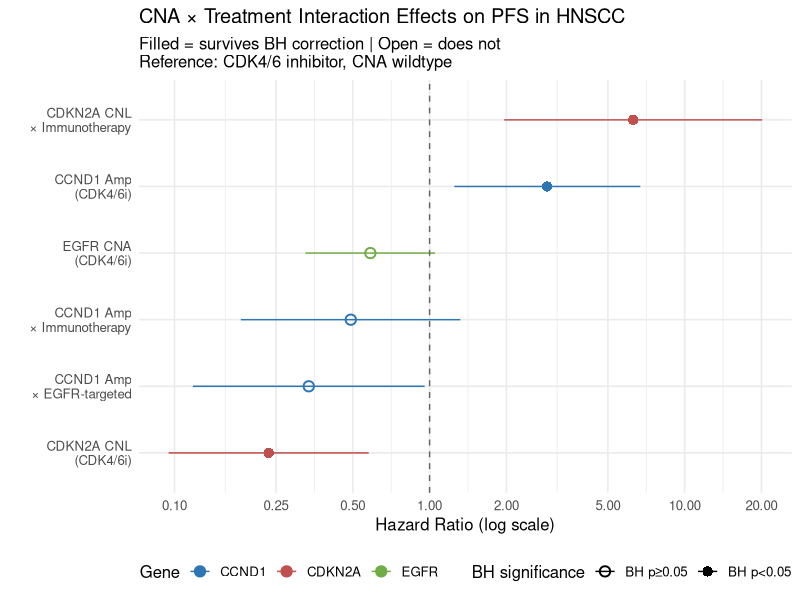
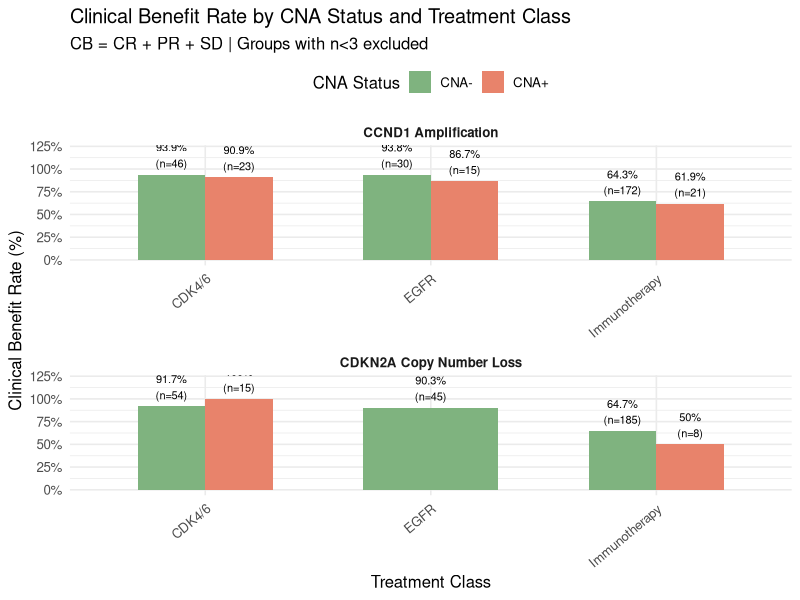
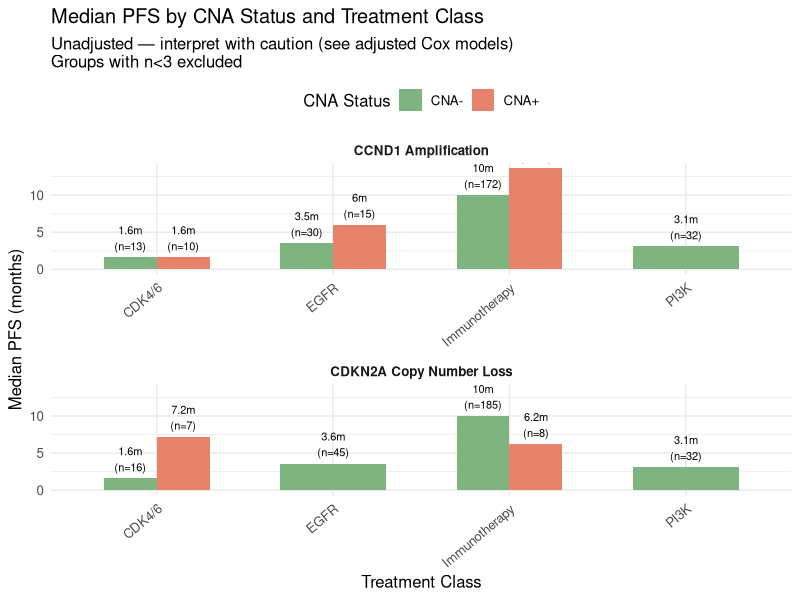
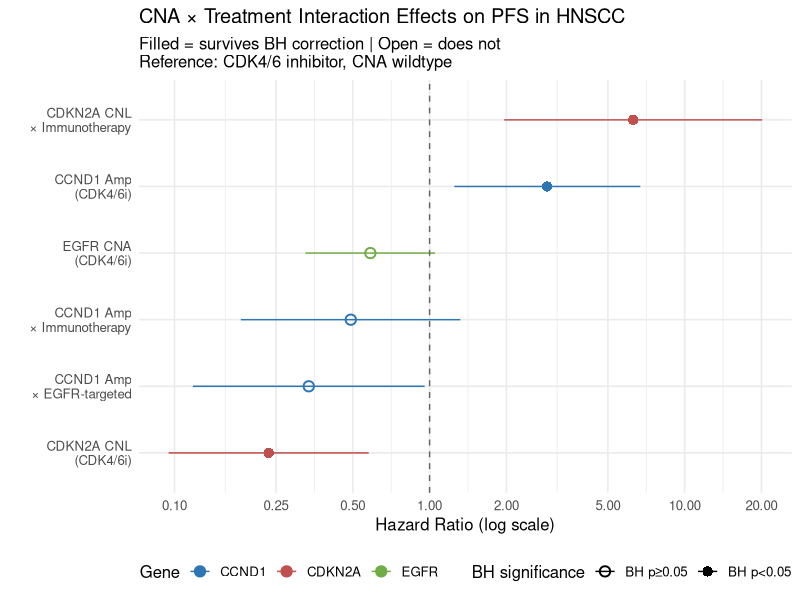
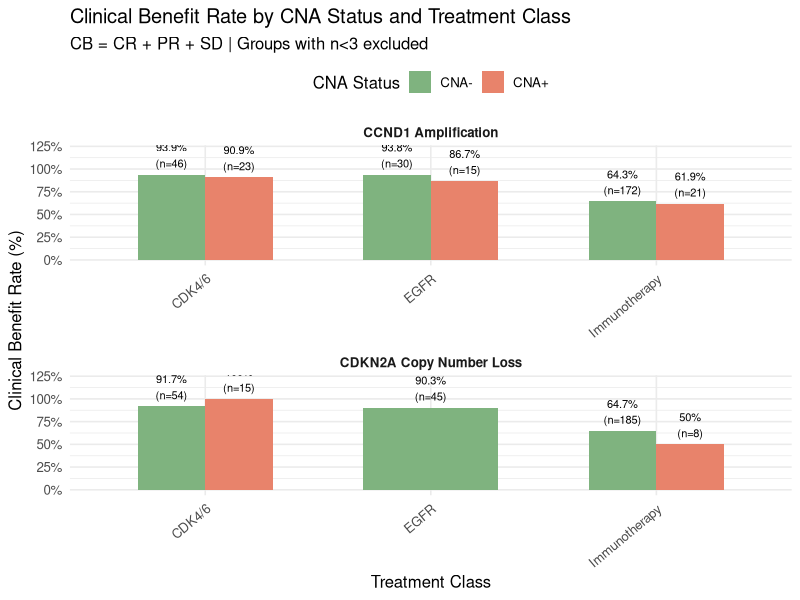
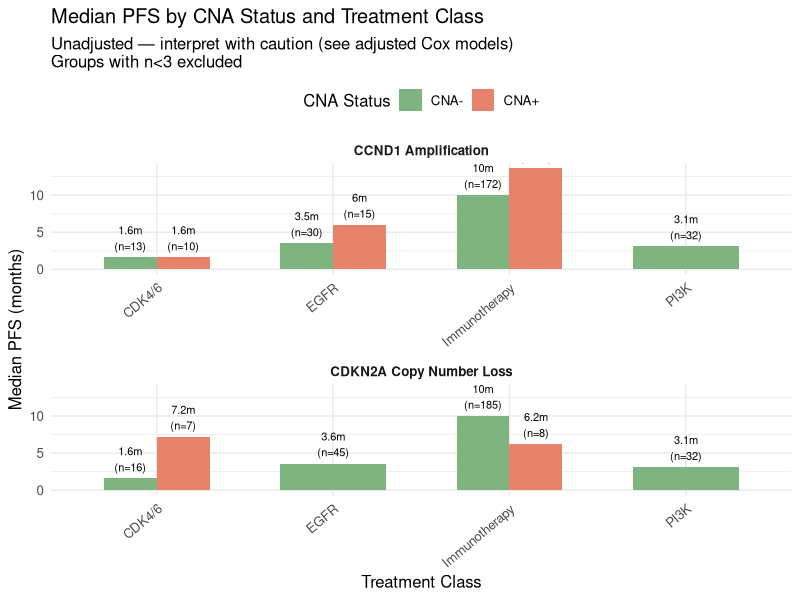
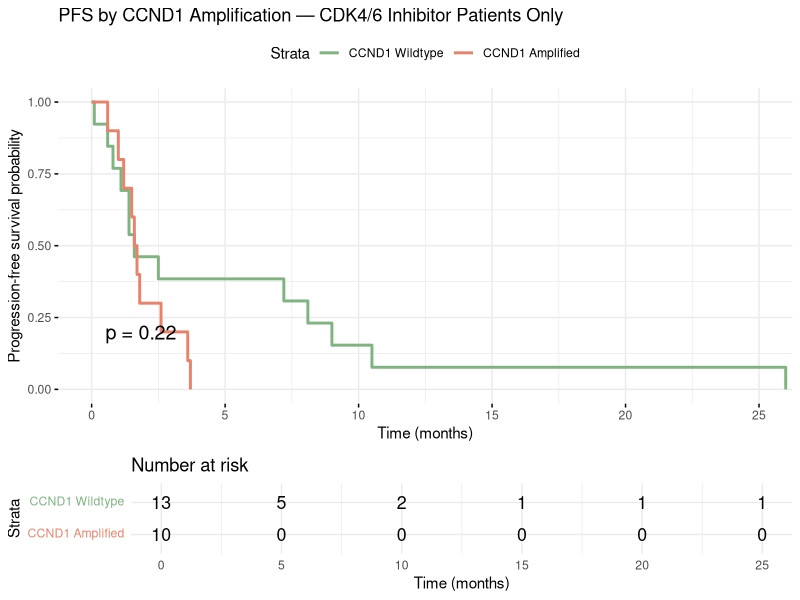

Source code (R) for these figures, in order:
# ============================================================
# CNA × Treatment Interaction Analysis — HNSCC
# MSc Cancer and Clinical Oncology Dissertation
# Barts Cancer Institute / ICR
# Author: Mrinalini Sarkar
# Date: June 2026
#
# Key findings:
# - CCND1 amplification: HR=2.89 on CDK4/6i (p=0.014, BH=0.049)
# - CDKN2A copy number loss: HR=0.234 on CDK4/6i (p=0.002, BH=0.011)
# - CDKN2A × Immunotherapy: HR=6.28 (p=0.002, BH=0.011) — reversal
# ============================================================

# ── 0. LIBRARIES ─────────────────────────────────────────────
library(readxl)
library(dplyr)
library(tidyr)
library(tibble)
library(survival)
library(broom)
library(ggplot2)
library(writexl)
library(survminer)

# ── 1. LOAD DATA ─────────────────────────────────────────────
master_raw <- read_excel(
  "CNA_Clean_Master (2) copy.xlsx",
  sheet     = "Master Matrix",
  col_names = FALSE
)

# Row 2 contains actual column headers
# Row 1 contains section banners — skip both
colnames(master_raw) <- as.character(master_raw[2, ])
master <- master_raw[-c(1, 2), ]

# ── 2. RENAME AND CONVERT COLUMNS ────────────────────────────
master <- master %>%
  rename(
    patient_id       = `Patient ID`,
    study            = `Study`,
    cancer_type      = `Cancer\r\nType`,
    treatment_class  = `Treatment Class`,
    drug             = `Drug`,
    setting          = `Setting`,
    hpv              = `HPV`,
    bor              = `BOR`,
    clinical_benefit = `Clinical\r\nBenefit`,
    pfs_months       = `PFS\r\n(mo)`,
    os_months        = `OS\r\n(mo)`,
    cna_notes        = `CNA Notes`
  ) %>%
  mutate(
    pfs_months = as.numeric(pfs_months),
    os_months  = as.numeric(os_months)
  )

cat("Rows loaded:", nrow(master), "\n")

# ── 3. CNA BINARY VARIABLES ──────────────────────────────────
# IMPORTANT: Mutations (Mut) are NOT CNAs
# Only Amplification (Amp) and Deletion (Del) count
# TP53 (Del=2) and TERT (Amp=1) excluded — too rare for CNA analysis

master <- master %>%
  mutate(
    CCND1_cna  = ifelse(CCND1  == "Amp", 1, 0),
    CDKN2A_cna = ifelse(CDKN2A %in% c("Amp", "Del"), 1, 0),
    EGFR_cna   = ifelse(EGFR   %in% c("Amp", "Del"), 1, 0),
    PIK3CA_cna = ifelse(PIK3CA == "Amp", 1, 0),
    pfs_event  = ifelse(is.na(pfs_months), 0, 1)
  )

# Verify — expected: CCND1=61, CDKN2A=23, EGFR=39, PIK3CA=23
cat("\n=== CNA COUNTS (should be 61/23/39/23) ===\n")
cat("CCND1_cna:",  sum(master$CCND1_cna,  na.rm=TRUE), "\n")
cat("CDKN2A_cna:", sum(master$CDKN2A_cna, na.rm=TRUE), "\n")
cat("EGFR_cna:",   sum(master$EGFR_cna,   na.rm=TRUE), "\n")
cat("PIK3CA_cna:", sum(master$PIK3CA_cna, na.rm=TRUE), "\n")

# ── 3b. CLINICAL BENEFIT VARIABLE ────────────────────────────
master <- master %>%
  mutate(
    benefit = case_when(
      clinical_benefit == "CB"  ~ "Benefit",
      clinical_benefit == "NCB" ~ "No Benefit",
      TRUE ~ NA_character_
    )
  )

# ── 4. TREATMENT GROUP AND HPV HARMONISATION ─────────────────
master <- master %>%
  mutate(
    Treatment_Group = case_when(
      grepl("CDK4/6",        treatment_class) ~ "CDK4/6",
      grepl("EGFR",          treatment_class) ~ "EGFR",
      grepl("Immunotherapy", treatment_class) ~ "Immunotherapy",
      grepl("PI3K",          treatment_class) ~ "PI3K",
      TRUE ~ "Other"
    ),
    # Harmonise HPV from 8+ coding schemes to 3 categories
    HPV_clean = case_when(
      hpv %in% c("Positive", "16", "33") ~ "Positive",
      hpv %in% c("Negative", "N", "WT")  ~ "Negative",
      TRUE ~ "Unknown"
    )
  )

cat("\n=== TREATMENT GROUP COUNTS ===\n")
print(table(master$Treatment_Group))

# ── 5. COHORT OVERVIEW ───────────────────────────────────────
cohort_overview <- master %>%
  group_by(Treatment_Group) %>%
  summarise(
    N              = n(),
    BOR_available  = sum(bor %in% c("CR","PR","SD","PD","NE")),
    CB_evaluable   = sum(bor %in% c("CR","PR","SD","PD")),
    PFS_available  = sum(!is.na(pfs_months)),
    OS_available   = sum(!is.na(os_months)),
    CCND1_CNA_n    = sum(CCND1_cna,  na.rm=TRUE),
    CDKN2A_CNA_n   = sum(CDKN2A_cna, na.rm=TRUE),
    EGFR_CNA_n     = sum(EGFR_cna,   na.rm=TRUE),
    PIK3CA_CNA_n   = sum(PIK3CA_cna, na.rm=TRUE),
    .groups = "drop"
  )

cat("\n=== COHORT OVERVIEW ===\n")
print(cohort_overview)

# ── 6. UNIVARIATE COX MODELS ─────────────────────────────────
genes_cna <- c("CCND1_cna", "CDKN2A_cna", "EGFR_cna", "PIK3CA_cna")

uni_results <- lapply(genes_cna, function(g) {
  fit <- coxph(
    as.formula(paste0("Surv(pfs_months) ~ ", g)),
    data = master
  )
  tidy(fit, exponentiate=TRUE, conf.int=TRUE) %>%
    mutate(gene = g)
}) %>%
  bind_rows() %>%
  select(gene, estimate, conf.low, conf.high, p.value) %>%
  rename(HR=estimate, CI_low=conf.low, CI_high=conf.high, p=p.value)

cat("\n=== UNIVARIATE COX (expect all null — confirms treatment context needed) ===\n")
print(uni_results)

# ── 7. MULTIVARIABLE INTERACTION MODELS ──────────────────────
# CDK4/6 = reference group
# HPV_clean = covariate
# Exclude Other group (no outcome data)

master_model <- master %>%
  filter(Treatment_Group != "Other",
         !is.na(pfs_months)) %>%
  mutate(
    Treatment_Group = relevel(factor(Treatment_Group), ref = "CDK4/6")
  )

cat("\n=== FITTING INTERACTION MODELS ===\n")

cox_ccnd1 <- coxph(
  Surv(pfs_months) ~ CCND1_cna * Treatment_Group + HPV_clean,
  data = master_model
)

cox_cdkn2a <- coxph(
  Surv(pfs_months) ~ CDKN2A_cna * Treatment_Group + HPV_clean,
  data = master_model
)

cox_egfr <- coxph(
  Surv(pfs_months) ~ EGFR_cna * Treatment_Group + HPV_clean,
  data = master_model
)

ccnd1_results  <- tidy(cox_ccnd1,  exponentiate=TRUE, conf.int=TRUE)
cdkn2a_results <- tidy(cox_cdkn2a, exponentiate=TRUE, conf.int=TRUE)
egfr_results   <- tidy(cox_egfr,   exponentiate=TRUE, conf.int=TRUE)

cat("\n--- CCND1 model ---\n")
print(ccnd1_results %>%
        filter(grepl("CCND1", term)) %>%
        select(term, estimate, conf.low, conf.high, p.value))

cat("\n--- CDKN2A model ---\n")
print(cdkn2a_results %>%
        filter(grepl("CDKN2A", term)) %>%
        select(term, estimate, conf.low, conf.high, p.value))

cat("\n--- EGFR model ---\n")
print(egfr_results %>%
        filter(grepl("EGFR_cna", term)) %>%
        select(term, estimate, conf.low, conf.high, p.value))

# ── 8. COMBINED HR PER TREATMENT GROUP ───────────────────────
# Main effect = HR in CDK4/6i (reference)
# Combined = main effect × interaction term

get_est <- function(df, pattern) {
  val <- df %>% filter(grepl(pattern, term)) %>% pull(estimate)
  if (length(val) == 0 || is.na(val[1])) return(NA)
  val[1]
}

get_p <- function(df, pattern) {
  val <- df %>% filter(grepl(pattern, term)) %>% pull(p.value)
  if (length(val) == 0 || is.na(val[1])) return(NA)
  val[1]
}

combined_hr <- tibble(
  Gene = c(
    "CCND1 Amplification",
    "CCND1 Amplification",
    "CCND1 Amplification",
    "CDKN2A Copy Number Loss",
    "CDKN2A Copy Number Loss"
  ),
  Treatment = c(
    "CDK4/6 Inhibitor (ref)",
    "EGFR-targeted",
    "Immunotherapy",
    "CDK4/6 Inhibitor (ref)",
    "Immunotherapy"
  ),
  HR_combined = c(
    get_est(ccnd1_results,  "CCND1_cna$"),
    get_est(ccnd1_results,  "CCND1_cna$") * get_est(ccnd1_results, "EGFR"),
    get_est(ccnd1_results,  "CCND1_cna$") * get_est(ccnd1_results, "Immunotherapy"),
    get_est(cdkn2a_results, "CDKN2A_cna$"),
    get_est(cdkn2a_results, "CDKN2A_cna$") * get_est(cdkn2a_results, "Immunotherapy")
  ),
  Interpretation = c(
    "Harmful in CDK4/6i — 3x hazard",
    "Effect attenuated — near neutral",
    "Effect attenuated — not significant",
    "Protective in CDK4/6i — 77% lower hazard",
    "Reversed — harmful under immunotherapy"
  )
)

cat("\n=== COMBINED HR BY TREATMENT GROUP ===\n")
print(combined_hr)

# ── 9. BH MULTIPLE TESTING CORRECTION ───────────────────────
all_p <- tibble(
  test = c(
    "Univariate: CCND1_cna",
    "Univariate: CDKN2A_cna",
    "Univariate: EGFR_cna",
    "Univariate: PIK3CA_cna",
    "CCND1_cna — CDK4/6i (main effect)",
    "CCND1_cna × EGFR-targeted",
    "CCND1_cna × Immunotherapy",
    "CDKN2A_cna — CDK4/6i (main effect)",
    "CDKN2A_cna × Immunotherapy",
    "EGFR_cna — CDK4/6i (main effect)",
    "EGFR_cna × EGFR-targeted"
  ),
  p_raw = c(
    uni_results$p[1],
    uni_results$p[2],
    uni_results$p[3],
    uni_results$p[4],
    get_p(ccnd1_results,  "CCND1_cna$"),
    get_p(ccnd1_results,  "EGFR"),
    get_p(ccnd1_results,  "Immunotherapy"),
    get_p(cdkn2a_results, "CDKN2A_cna$"),
    get_p(cdkn2a_results, "Immunotherapy"),
    get_p(egfr_results,   "EGFR_cna$"),
    get_p(egfr_results,   "EGFR_cna:Treatment")
  )
) %>%
  filter(!is.na(p_raw)) %>%
  mutate(
    p_BH     = p.adjust(p_raw, method = "BH"),
    sig_raw  = p_raw < 0.05,
    sig_BH   = p_BH  < 0.05
  ) %>%
  arrange(p_raw)

cat("\n=== BH CORRECTION RESULTS ===\n")
print(all_p)
cat("\nTests surviving BH correction:\n")
print(all_p %>% filter(sig_BH))

# ── 10. DESCRIPTIVE SUMMARY TABLE ────────────────────────────
cna_summary <- master %>%
  filter(Treatment_Group != "Other") %>%
  pivot_longer(
    cols      = c(CCND1_cna, CDKN2A_cna, EGFR_cna),
    names_to  = "Gene",
    values_to = "CNA_status"
  ) %>%
  mutate(
    Gene = recode(Gene,
                  "CCND1_cna"  = "CCND1 Amplification",
                  "CDKN2A_cna" = "CDKN2A Copy Number Loss",
                  "EGFR_cna"   = "EGFR Copy Number Alteration"
    ),
    CNA_label = ifelse(CNA_status == 1, "CNA+", "CNA-")
  ) %>%
  group_by(Gene, Treatment_Group, CNA_label) %>%
  summarise(
    n          = n(),
    CB_n       = sum(benefit == "Benefit", na.rm=TRUE),
    NCB_n      = sum(benefit == "No Benefit", na.rm=TRUE),
    CB_pct     = round(100 * CB_n / (CB_n + NCB_n), 1),
    median_pfs = round(median(pfs_months, na.rm=TRUE), 1),
    n_pfs      = sum(!is.na(pfs_months)),
    .groups    = "drop"
  ) %>%
  filter(n >= 3) %>%
  arrange(Gene, Treatment_Group, CNA_label)

cat("\n=== DESCRIPTIVE SUMMARY ===\n")
print(cna_summary, n=50)

# ── 11. FIGURE A: FOREST PLOT ────────────────────────────────
forest_data <- tibble(
  term  = c(
    "CCND1 Amp\n(CDK4/6i)",
    "CCND1 Amp\n× EGFR-targeted",
    "CCND1 Amp\n× Immunotherapy",
    "CDKN2A CNL\n(CDK4/6i)",
    "CDKN2A CNL\n× Immunotherapy",
    "EGFR CNA\n(CDK4/6i)"
  ),
  HR    = c(2.89, 0.336, 0.491, 0.234, 6.28, 0.586),
  lower = c(1.25, 0.118, 0.182, 0.0948, 1.96, 0.326),
  upper = c(6.70, 0.956, 1.32,  0.577,  20.1, 1.05),
  gene  = c("CCND1","CCND1","CCND1","CDKN2A","CDKN2A","EGFR"),
  p_BH  = c(0.0494, 0.113, 0.293, 0.0108, 0.0108, 0.164),
  sig   = c(TRUE, FALSE, FALSE, TRUE, TRUE, FALSE)
)

ggplot(forest_data,
       aes(y = reorder(term, HR), x = HR,
           colour = gene, shape = sig)) +
  geom_pointrange(aes(xmin = lower, xmax = upper), size = 0.7) +
  geom_vline(xintercept = 1, linetype="dashed", colour="grey40") +
  scale_x_log10(breaks = c(0.1, 0.25, 0.5, 1, 2, 5, 10, 20)) +
  scale_colour_manual(values = c(
    "CCND1"  = "#2E75B6",
    "CDKN2A" = "#C0504D",
    "EGFR"   = "#70AD47"
  )) +
  scale_shape_manual(
    values = c("TRUE"=16, "FALSE"=1),
    labels = c("TRUE"="BH p<0.05", "FALSE"="BH p≥0.05")
  ) +
  labs(
    title    = "CNA × Treatment Interaction Effects on PFS in HNSCC",
    subtitle = "Filled = survives BH correction | Open = does not\nReference: CDK4/6 inhibitor, CNA wildtype",
    x        = "Hazard Ratio (log scale)",
    y        = "",
    colour   = "Gene",
    shape    = "BH significance"
  ) +
  theme_minimal(base_size=12) +
  theme(legend.position="bottom")

ggsave("Figure_A_Forest_CNA_interactions.png",
       width=9, height=6, dpi=300)
cat("Saved: Figure_A_Forest_CNA_interactions.png\n")

# ── 12. FIGURE B: CB RATE BY TREATMENT ───────────────────────
cb_plot <- cna_summary %>%
  filter(Gene != "EGFR Copy Number Alteration",
         !is.na(CB_pct),
         (CB_n + NCB_n) >= 3)

ggplot(cb_plot,
       aes(x = Treatment_Group, y = CB_pct, fill = CNA_label)) +
  geom_col(position="dodge", width=0.6) +
  geom_text(aes(label = paste0(CB_pct, "%\n(n=", n, ")")),
            position = position_dodge(0.6),
            vjust = -0.3, size = 2.8) +
  facet_wrap(~ Gene, ncol=1, scales="free_x") +
  scale_fill_manual(values=c("CNA+"="#E8836B", "CNA-"="#7FB37F")) +
  scale_y_continuous(limits=c(0,120),
                     labels=scales::percent_format(scale=1)) +
  labs(
    title    = "Clinical Benefit Rate by CNA Status and Treatment Class",
    subtitle = "CB = CR + PR + SD | Groups with n<3 excluded",
    x        = "Treatment Class",
    y        = "Clinical Benefit Rate (%)",
    fill     = "CNA Status"
  ) +
  theme_minimal(base_size=12) +
  theme(
    axis.text.x     = element_text(angle=40, hjust=1),
    strip.text      = element_text(face="bold"),
    legend.position = "top"
  )

ggsave("Figure_B_CB_rate_by_treatment.png",
       width=10, height=9, dpi=300)
cat("Saved: Figure_B_CB_rate_by_treatment.png\n")

# ── 13. FIGURE C: MEDIAN PFS BY TREATMENT ────────────────────
pfs_plot <- cna_summary %>%
  filter(Gene != "EGFR Copy Number Alteration",
         !is.na(median_pfs),
         n_pfs >= 3)

ggplot(pfs_plot,
       aes(x = Treatment_Group, y = median_pfs, fill = CNA_label)) +
  geom_col(position="dodge", width=0.6) +
  geom_text(aes(label = paste0(median_pfs, "m\n(n=", n_pfs, ")")),
            position = position_dodge(0.6),
            vjust = -0.3, size = 2.8) +
  facet_wrap(~ Gene, ncol=1, scales="free_x") +
  scale_fill_manual(values=c("CNA+"="#E8836B", "CNA-"="#7FB37F")) +
  labs(
    title    = "Median PFS by CNA Status and Treatment Class",
    subtitle = "Unadjusted — interpret with caution (see adjusted Cox models)\nGroups with n<3 excluded",
    x        = "Treatment Class",
    y        = "Median PFS (months)",
    fill     = "CNA Status"
  ) +
  theme_minimal(base_size=12) +
  theme(
    axis.text.x     = element_text(angle=40, hjust=1),
    strip.text      = element_text(face="bold"),
    legend.position = "top"
  )

ggsave("Figure_C_Median_PFS_by_treatment.png",
       width=10, height=9, dpi=300)
cat("Saved: Figure_C_Median_PFS_by_treatment.png\n")

# ── 14. FIGURE D: KM — CCND1 IN CDK4/6I ONLY ────────────────
cdk_only <- master %>%
  filter(Treatment_Group == "CDK4/6", !is.na(pfs_months))

km_fit <- survfit(
  Surv(pfs_months, pfs_event) ~ CCND1_cna,
  data = cdk_only
)

km_plot <- ggsurvplot(
  km_fit,
  data         = cdk_only,
  pval         = TRUE,
  risk.table   = TRUE,
  title        = "PFS by CCND1 Amplification — CDK4/6 Inhibitor Patients Only",
  legend.labs  = c("CCND1 Wildtype", "CCND1 Amplified"),
  palette      = c("#7FB37F", "#E8836B"),
  xlab         = "Time (months)",
  ylab         = "Progression-free survival probability",
  risk.table.height = 0.25,
  ggtheme      = theme_minimal()
)

ggsave("Figure_D_KM_CCND1_CDK46only.png",
       plot   = print(km_plot),
       width  = 8,
       height = 6,
       dpi    = 300)
cat("Saved: Figure_D_KM_CCND1_CDK46only.png\n")

# ── 15. SAVE ALL RESULTS ─────────────────────────────────────
write_xlsx(
  list(
    "1_Cohort_Overview"        = cohort_overview,
    "2_Univariate_Cox"         = uni_results,
    "3_CCND1_Model"            = ccnd1_results,
    "4_CDKN2A_Model"           = cdkn2a_results,
    "5_EGFR_Model"             = egfr_results,
    "6_Combined_HR"            = combined_hr,
    "7_BH_Correction"          = all_p,
    "8_Descriptive_Summary"    = cna_summary
  ),
  path = "CNA_Analysis_Results_FINAL.xlsx"
)

saveRDS(master, "master_CNA_only_FINAL.rds")
save.image("CNA_analysis_FINAL.RData")

cat("\n============================================================\n")
cat("ALL OUTPUTS SAVED\n")
cat("Excel:   CNA_Analysis_Results_FINAL.xlsx\n")
cat("Figures: Figure_A through Figure_D\n")
cat("RDS:     master_CNA_only_FINAL.rds\n")
cat("============================================================\n")
